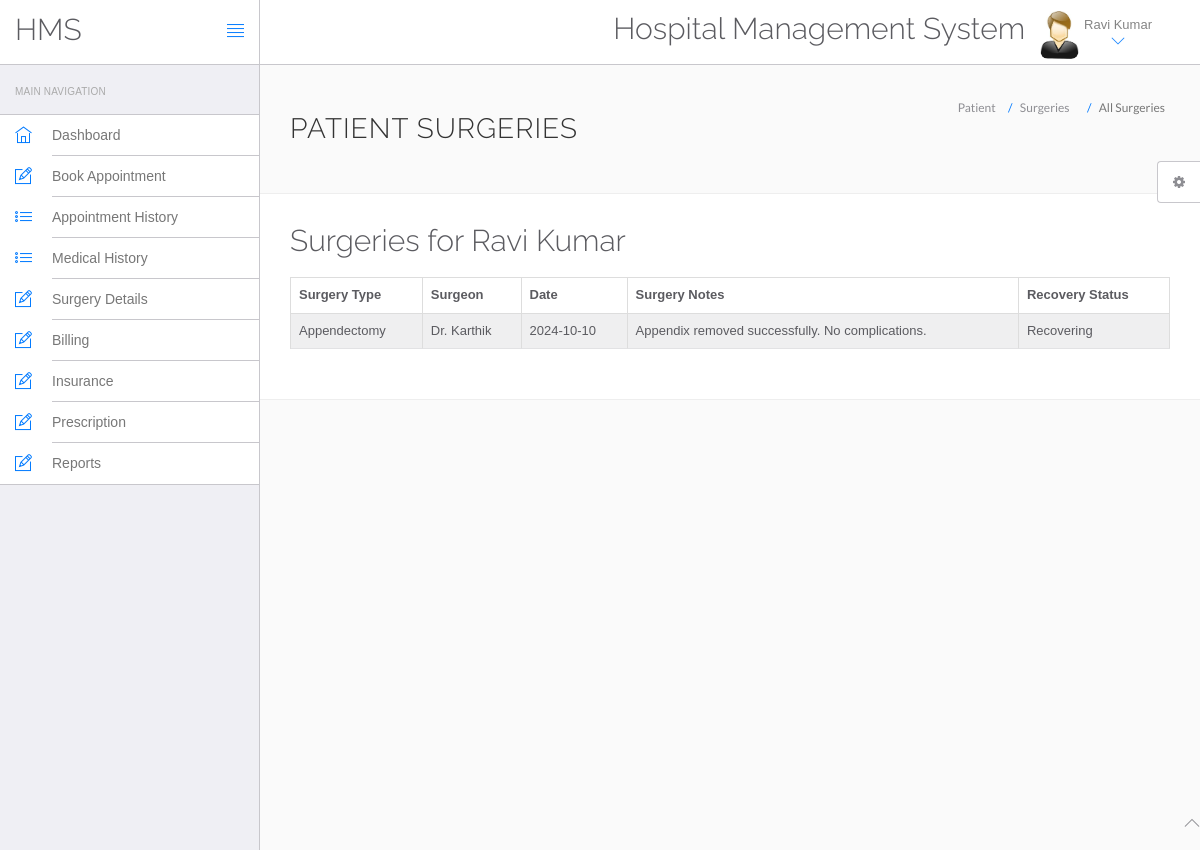
/hms/surgery.php (signed in), run on the app's committed database.
### tables this page shows
CREATE TABLE `users` (
  `id` int(11) NOT NULL,
  `fullName` varchar(100) DEFAULT NULL,
  `address` text DEFAULT NULL,
  `city` varchar(100) DEFAULT NULL,
  `gender` varchar(10) DEFAULT NULL,
  `email` varchar(100) DEFAULT NULL,
  `password` varchar(255) DEFAULT NULL,
  `regDate` timestamp NOT NULL DEFAULT current_timestamp(),
  `updationDate` timestamp NOT NULL DEFAULT current_timestamp() ON UPDATE current_timestamp()
);

CREATE TABLE `surgery` (
  `id` int(11) NOT NULL,
  `patientId` int(11) DEFAULT NULL,
  `doctorId` int(11) DEFAULT NULL,
  `surgery_type` varchar(100) DEFAULT NULL,
  `surgery_date` date DEFAULT NULL,
  `surgery_notes` text DEFAULT NULL,
  `recovery_status` varchar(100) DEFAULT NULL
);

CREATE TABLE `doctors` (
  `id` int(11) NOT NULL,
  `specialization` varchar(100) DEFAULT NULL,
  `doctorName` varchar(100) DEFAULT NULL,
  `address` text DEFAULT NULL,
  `docFees` varchar(50) DEFAULT NULL,
  `contactno` bigint(20) DEFAULT NULL,
  `docEmail` varchar(100) DEFAULT NULL,
  `password` varchar(255) DEFAULT NULL,
  `creationDate` timestamp NOT NULL DEFAULT current_timestamp(),
  `updationDate` timestamp NOT NULL DEFAULT current_timestamp() ON UPDATE current_timestamp()
);

### hms/surgery.php (the view, shortened to what this page needs)
<?php
include('include/config.php');
$patientId = $_SESSION['id'];
$query = $con->prepare("SELECT id, fullName FROM users WHERE id = ?");
$query->bind_param('i', $patientId);
$query->execute();
$patientResult = $query->get_result();
$patient = $patientResult->fetch_assoc();
$patientName = $patient['fullName'];
$query = $con->prepare("SELECT s.*, d.doctorName
                         FROM surgery s
                         JOIN doctors d ON s.doctorId = d.id
                         WHERE s.patientId = ?
                         ORDER BY s.surgery_date DESC");
$query->bind_param('i', $patientId);
$query->execute();
$surgeries = $query->get_result();
?>
<!DOCTYPE html>
<html lang="en">
<head>
    <link rel="stylesheet" href="vendor/bootstrap/css/bootstrap.min.css">
    <link rel="stylesheet" href="vendor/fontawesome/css/font-awesome.min.css">
    <link rel="stylesheet" href="vendor/themify-icons/themify-icons.min.css">
    <link rel="stylesheet" href="vendor/animate.css/animate.min.css">
    <link rel="stylesheet" href="vendor/perfect-scrollbar/perfect-scrollbar.min.css">
    <link rel="stylesheet" href="vendor/switchery/switchery.min.css">
    <link rel="stylesheet" href="vendor/bootstrap-touchspin/jquery.bootstrap-touchspin.min.css">
    <link rel="stylesheet" href="vendor/select2/select2.min.css">
    <link rel="stylesheet" href="vendor/bootstrap-datepicker/bootstrap-datepicker3.standalone.min.css">
    <link rel="stylesheet" href="vendor/bootstrap-timepicker/bootstrap-timepicker.min.css">
    <link rel="stylesheet" href="assets/css/styles.css">
    <link rel="stylesheet" href="assets/css/plugins.css">
    <link rel="stylesheet" href="assets/css/themes/theme-1.css" id="skin_color" />
</head>
<body>
    <div id="app">
        <?php include('include/sidebar.php'); ?>
        <div class="app-content">
            <?php include('include/header.php'); ?>
            <div class="main-content">
                <div class="wrap-content container" id="container">
                    <section id="page-title">
                        <div class="row">
                            <div class="col-sm-8">
                                <h1 class="mainTitle">Patient Surgeries</h1>
                            </div>
                            <ol class="breadcrumb">
                                <li><span>Patient</span></li>
                                <li><span>Surgeries</span></li>
                                <li class="active"><span>All Surgeries</span></li>
                            </ol>
                        </div>
                    </section>
                    <div class="container-fluid container-fullw bg-white">
                        <div class="row">
                            <div class="col-md-12">
                                <h2 class="margin-bottom-20">Surgeries for <?php echo htmlspecialchars($patientName); ?></h2>
                                <?php if ($surgeries->num_rows > 0) { ?>
                                    <div class="table-responsive">
                                        <table class="table table-striped table-bordered">
                                            <thead>
                                                <tr>
                                                    <th>Surgery Type</th>
                                                    <th>Surgeon</th>
                                                    <th>Date</th>
                                                    <th>Surgery Notes</th>
                                                    <th>Recovery Status</th>
                                                </tr>
                                            </thead>
                                            <tbody>
                                                <?php while ($surgery = $surgeries->fetch_assoc()) { ?>
                                                    <tr>
                                                        <td><?php echo htmlspecialchars($surgery['surgery_type']); ?></td>
                                                        <td><?php echo htmlspecialchars($surgery['doctorName']); ?></td>
                                                        <td><?php echo htmlspecialchars($surgery['surgery_date']); ?></td>
                                                        <td><?php echo htmlspecialchars($surgery['surgery_notes']); ?></td>
                                                        <td><?php echo htmlspecialchars($surgery['recovery_status']); ?></td>
                                                    </tr>
                                                <?php }
                                                ?>
                                            </tbody>
                                        </table>
                                    </div>
                                <?php } else { ?>
                                    <p>No surgeries found for <?php echo htmlspecialchars($patientName); ?>.</p>
                                <?php } ?>
                            </div>
                        </div>
                    </div>
                </div>
            </div>
        </div>
    </div>
    <?php include('include/footer.php'); ?>
    <?php include('include/setting.php'); ?>
</body>
</html>

### hms/include/header.php (shortened to what this page needs)
<header class="navbar navbar-default navbar-static-top">
					<div class="navbar-header">
						<a class="navbar-brand" href="#">
							<h2 style="padding-top:20% ">HMS</h2>
						</a>
						<a href="#" class="sidebar-toggler pull-right visible-md visible-lg" data-toggle-class="app-sidebar-closed" data-toggle-target="#app">
							<i class="ti-align-justify"></i>
						</a>
					</div>
					<div class="navbar-collapse collapse">
						<ul class="nav navbar-right">
								<li  style="padding-top:2% ">
								<h2>Hospital Management System</h2>
							</li>
							<li class="dropdown current-user">
								<a href class="dropdown-toggle" data-toggle="dropdown">
									<img src="assets/images/images.jpg"> <span class="username">
									<?php $query=mysqli_query($con,"select fullName from users where id='".$_SESSION['id']."'");
while($row=mysqli_fetch_array($query))
{
	echo $row['fullName'];
}
									?> <i class="ti-angle-down"></i></i></span>
								</a>
							</li>
						</ul>
					</div>
				</header>

### hms/assets/css/themes/theme-1.css (style rules this page uses)
body { background: #FAFAFA; }
header .navbar-header { background: #ffffff !important; border-right-color: #c8c7cc !important; border-bottom-color: #c8c7cc !important; }
header .navbar-header .sidebar-toggler, header .navbar-header .sidebar-mobile-toggler { color: #007aff !important; }
header .navbar-header .navbar-brand { color: #777 !important; }
header .navbar-collapse { background: #ffffff !important; border-bottom-color: #c8c7cc !important; box-shadow: none !important; }
header .navbar-collapse .navbar-right > li > a { color: #777; }
header .navbar-collapse .navbar-right > li > a i { color: #007aff !important; }

### data on the page
users: fullName "Ravi Kumar"
surgery: surgery_type "Appendectomy", doctorId.doctorName "Dr. Karthik", surgery_date "2024-10-10", surgery_notes "Appendix removed successfully. No complications.", recovery_status "Recovering"
